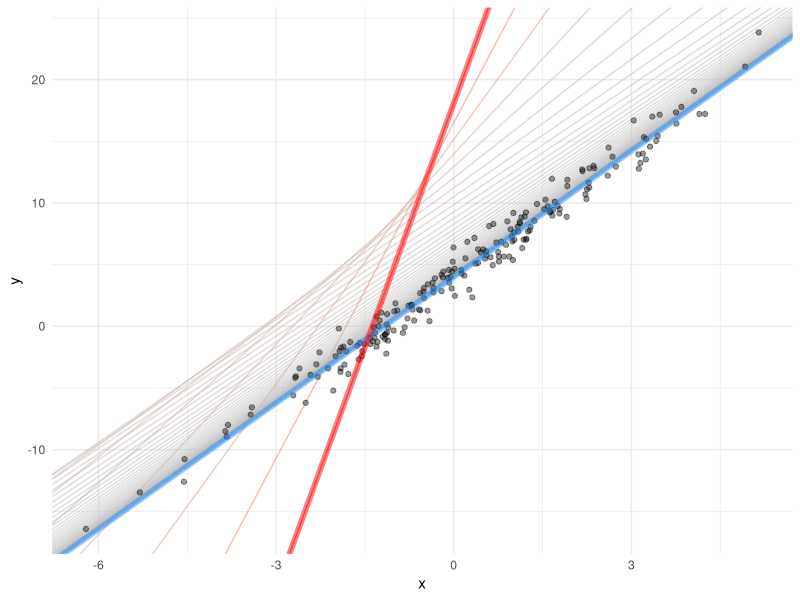

Reproduce this figure in R.
library(dplyr)
library(ggplot2)
n<-200# number of observations
bias<-4
slope<-3.5
dot <- `%*%` # defined for personal preference
X<-rnorm(n)*2
x_b <- cbind(X, rep(1, n))
y <- bias + slope * X + rnorm(n)
df <- data_frame(x = X, y = y)
learning_rate <- 0.05
n_iterations <- 100
theta <- matrix(c(20, 20))
b0 <- vector("numeric", length = n_iterations)
b1 <- vector("numeric", length = n_iterations)
sse_i <- vector("numeric", length = n_iterations)
for (iteration in seq_len(n_iterations)) { 
  yhat               <- dot(x_b, theta)          # predict using weights in theta
  residuals_b        <- yhat - y                 # calculate the residuals
  gradients          <- 2/n * dot(t(x_b), residuals_b) # calculate the gradients of MSE w.r.t model weights 
  theta              <- theta - learning_rate * gradients # update theta 
  
  sse_i[[iteration]] <- sum((y - dot(x_b, theta))**2)
  b0[[iteration]]    <- theta[2]
  b1[[iteration]]    <- theta[1]
  
}


model_i <- data.frame(model_iter = 1:n_iterations, 
                      sse = sse_i, 
                      b0 = b0, 
                      b1 = b1)

p1 <- df %>% 
  ggplot(aes(x=x, y=y)) + 
  geom_abline(aes(intercept = b0, 
                  slope = b1, 
                  colour = -sse, 
                  frame = model_iter), 
              data = model_i, 
              alpha = .50 
  ) +
  geom_point(alpha = 0.4) + 
  geom_abline(aes(intercept = b0, 
                  slope = b1), 
              data = model_i[100, ], 
              alpha = 0.5, 
              size = 2, 
              colour = "dodger blue") +
  geom_abline(aes(intercept = b0, 
                  slope = b1),
              data = model_i[1, ],
              colour = "red", 
              alpha = 0.5,
              size = 2) + 
  scale_color_continuous(low = "red", high = "grey") +
  guides(colour = FALSE) +
  theme_minimal()